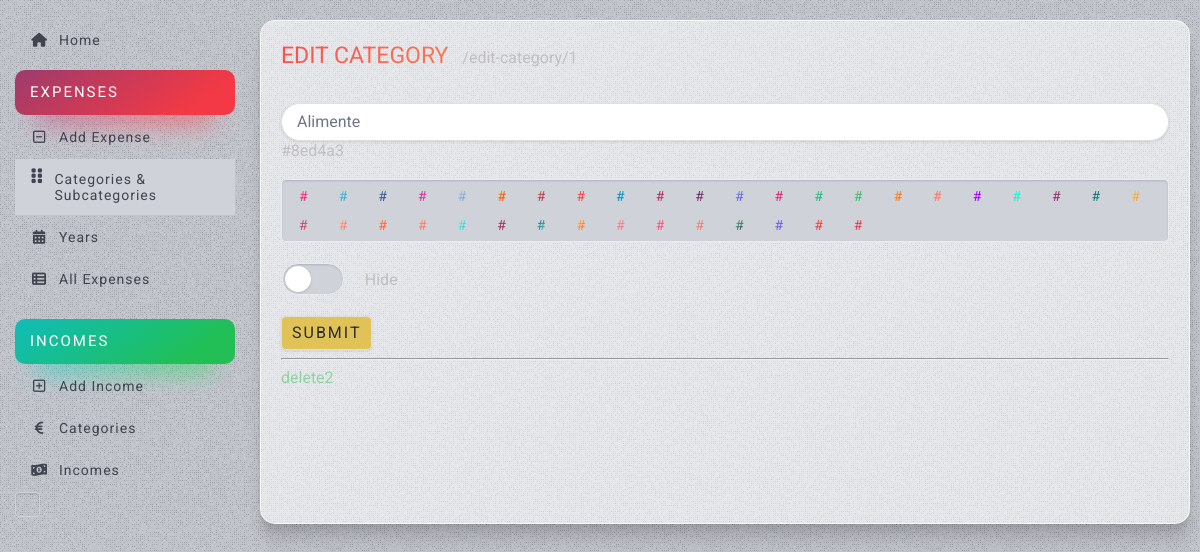
The app's page /edit-category/1, older data.
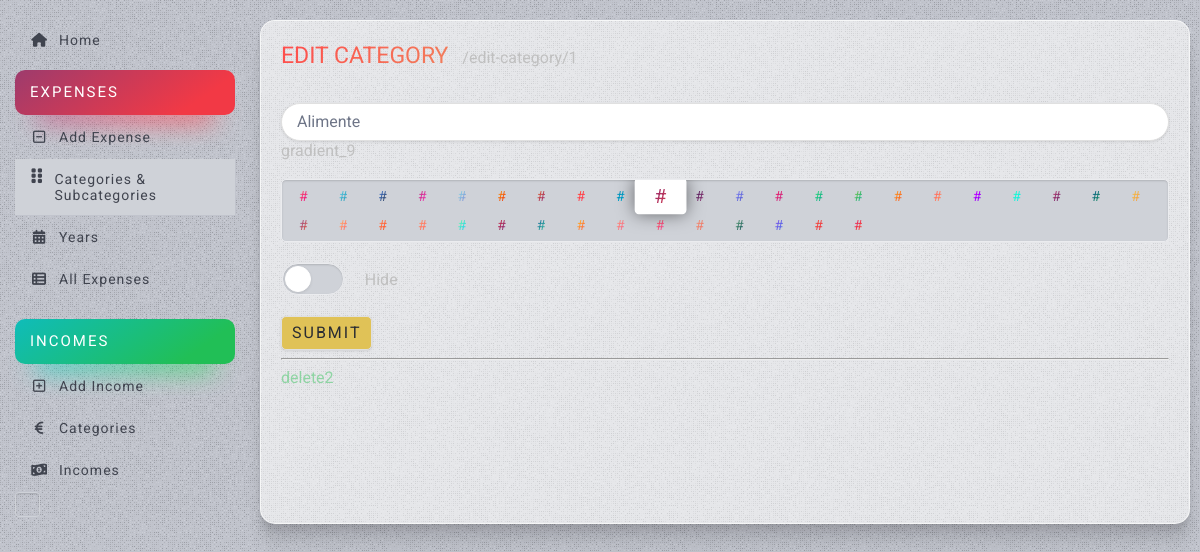
The same page, newer data.
### tables this page shows
CREATE TABLE categories
(
    id    INTEGER PRIMARY KEY AUTOINCREMENT,
    name  TEXT NOT NULL,
    color TEXT,
    state TEXT DEFAULT false
);

### app.py (the view, shortened to what this page needs)
@app.route('/edit-category/<int:id>', methods=('GET', 'POST'))
def edit_category(id):
    category = get_category(id)
    conn = get_db_connection()
    return render_template('edit_category.html', title='Edit Category', gradient='text-gradient-red', category=category)

### app.py (called while the page is built)
def get_db_connection():
    conn = sqlite3.connect('database.db')
    conn.row_factory = sqlite3.Row
    return conn

def get_category(category_id):
    conn = get_db_connection()
    category = conn.execute('SELECT * FROM categories WHERE id = ?', (category_id,)).fetchone()
    conn.close()
    if category is None:
        abort(404)
    return category

### templates/edit_category.html (shortened to what this page needs)
{% extends 'base.html' %} {% block content %}
	<div class="page_title {{ gradient }}" ><span >{% block title %} {{ title }} {% endblock %}</span ></div >
	{{ request.path }}
	<div class="content" >
		<form method="post" >
			<input type="text" name="category" placeholder="Category Name" class="form-control"
						 value="{{ request.form['name'] or category['name'] }}" />
			{{ category['color'] }}
			<br >
			<br >
			<div class="radio-group category-group" >
				{% for i in range(37) %}
					<label for="gradient_{{ i }}"
								 style="{% if  category['color'] == 'gradient_'+ i|string %} transform: scale(1.4); box-shadow: 0 0 12px rgba(0,0,0,0.5) {% endif %}" ><span
							class="gradient_{{ i }}" >#</span ></label >
				{% endfor %}
			</div >
			<div class="mt-20 flex gap-20 items-center" >
				<div class="switch switch-big" >
					<label for="hide_category" ></label >
				</div >
				Hide
			</div >
			<button type="submit" class="send-button mt-20" name="cat" >Submit</button >
			<hr />
		</form >
		<a href="/category-delete/{{ category['id'] }}" >delete2</a >
	</div >
{% endblock %}

### templates/base.html (shortened to what this page needs)
<!DOCTYPE html>
<html lang="en" >
<head >
	<link rel="stylesheet" href="{{ url_for('static', filename= 'css/splide.min.css') }}" />
	<link rel="stylesheet" href="{{ url_for('static', filename= 'css/menu.css') }}" />
	<link rel="stylesheet" href="https://cdnjs.cloudflare.com/ajax/libs/font-awesome/6.0.0-beta3/css/all.min.css" />
	<link rel="stylesheet" href="{{ url_for('static', filename= 'css/table.css') }}" />
	<link rel="stylesheet" href="{{ url_for('static', filename= 'css/styles.css') }}" />
</head >
<body class="w-full" >
<div class="flex container w-full" >
	<section class="sidebar-menu-wrap" >
		<ul class="sidebar-menu" >
			<li class="treeview home-link mb-10" >
				<a class="{% if request.path == '/' %} active {% endif %}" href="{{ url_for('index') }}" ><i
						class="fa fa-home" ></i >Home
				</a >
			</li >
			<li class="header header-expenses bg-gradient-red" ><span >EXPENSES</span ></li >
			<li class="treeview" >
				<a class="{% if request.path == '/add' %} active {% endif %}" href="/add" ><i
						class="fa fa-regular fa-square-minus" ></i >Add Expense</a >
			</li >
			<li class="treeview" >
				<a class=" flex {% if request.path == '/categories' or title == 'Edit Category' %} active {% endif %}"
					 href="/categories" ><i class="fa fa-grip-vertical" ></i >Categories & Subcategories</a >
			</li >
			<li class="treeview" >
				<a class="{% if request.path == '/years' %} active {% endif %}" href="/years" ><i
						class="fa fa-calendar-days" ></i >Years</a >
			</li >
			<li class="treeview" >
				<a class="{% if request.path == '/all-expenses' %} active {% endif %}" href="/all-expenses" ><i
						class="fa fa-solid fa-table-list" ></i >All Expenses</a >
			</li >
			<li class="header header-incomes bg-gradient-green mt-20" ><span >INCOMES</span ></li >
			<li class="treeview" >
				<a class="{% if request.path == '/add_income' %} active {% endif %}" href="/add_income" ><i
						class="fa fa-regular fa-square-plus text-gradient-green" ></i >Add Income</a >
			</li >
			<li class="treeview" >
				<a class="{% if request.path == '/categories_income' or title == 'Edit Category Income' %} active {% endif %}"
					 href="/categories_income" ><i class="fa fa-solid fa-euro-sign" ></i >Categories</a >
			</li >
			<li class="treeview" >
				<a class="{% if request.path == '/incomes' %} active {% endif %}" href="/incomes" ><i
						class="fa fa-solid fa-money-bill-1-wave" ></i >Incomes</a >
			</li >
			<li ><input type="checkbox" id="theme_toggle" ></li >
		</ul >
	</section >
	<div class="right-container flex-1 mt-20" >
		{% block content %} {% endblock %}
	</div >
</div >
<link rel="stylesheet" href="https://cdn.jsdelivr.net/npm/flatpickr/dist/flatpickr.min.css" >
</body >
</html >

### static/css/menu.css (style rules this page uses)
.sidebar-menu-wrap { flex-shrink: 0; width: 250px }
.sidebar-menu { list-style: none; margin: 0; padding: 20px 15px 15px 15px; height: 100%; }
.sidebar-menu > li { position: relative; margin: 0; padding: 0; border-radius: 10px; margin-bottom: 2px }
.sidebar-menu > li > a { padding: 12px 5px 12px 5px; display: block; color: #b8c7ce; }
.sidebar-menu > li > a > .fa { width: 39px; text-align: center; }
.sidebar-menu > li > a.active .fa { transform: scale(1.2); }
.sidebar-menu li.header { padding: 0 15px; font-size: 12px; color: #4b646f; height: 45px; line-height: 35px; }
.sidebar-menu a { color: #b8c7ce; text-decoration: none; }

Row changes from the older to the newer data that the page shows:
changed categories "Alimente": color "#8ed4a3" → "gradient_9"
